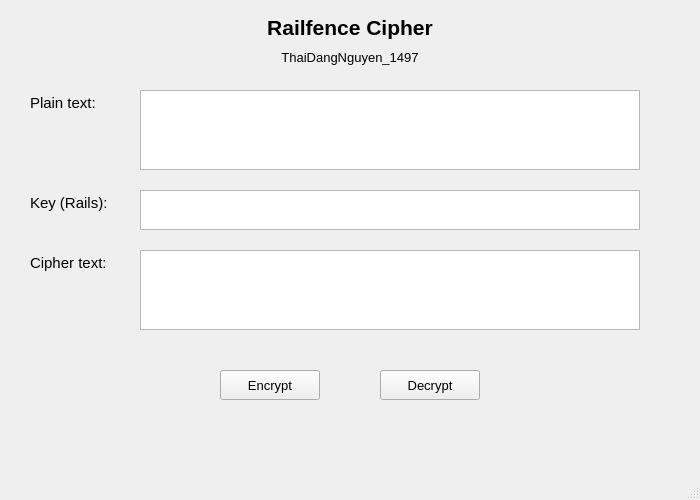
<?xml version="1.0" encoding="UTF-8"?>
<ui version="4.0">
 <class>MainWindow</class>
 <widget class="QMainWindow" name="MainWindow">
  <property name="geometry">
   <rect>
    <x>0</x>
    <y>0</y>
    <width>700</width>
    <height>500</height>
   </rect>
  </property>
  <property name="windowTitle">
   <string>Railfence Cipher</string>
  </property>
  <widget class="QWidget" name="centralwidget">
   <!-- Tiêu đề Railfence cipher -->
   <widget class="QLabel" name="label">
    <property name="geometry">
     <rect>
      <x>230</x>
      <y>10</y>
      <width>240</width>
      <height>35</height>
     </rect>
    </property>
    <property name="font">
     <font>
      <pointsize>16</pointsize>
      <weight>75</weight>
      <bold>true</bold>
     </font>
    </property>
    <property name="text">
     <string>Railfence Cipher</string>
    </property>
    <property name="alignment">
     <set>Qt::AlignCenter</set>
    </property>
   </widget>
   
   <!-- Label tên sinh viên -->
   <widget class="QLabel" name="label_name">
    <property name="geometry">
     <rect>
      <x>230</x>
      <y>45</y>
      <width>240</width>
      <height>25</height>
     </rect>
    </property>
    <property name="font">
     <font>
      <pointsize>10</pointsize>
     </font>
    </property>
    <property name="text">
     <string>ThaiDangNguyen_1497</string>
    </property>
    <property name="alignment">
     <set>Qt::AlignCenter</set>
    </property>
   </widget>
   
   <!-- Label Plain text -->
   <widget class="QLabel" name="label_2">
    <property name="geometry">
     <rect>
      <x>30</x>
      <y>90</y>
      <width>100</width>
      <height>25</height>
     </rect>
    </property>
    <property name="font">
     <font>
      <pointsize>11</pointsize>
     </font>
    </property>
    <property name="text">
     <string>Plain text:</string>
    </property>
   </widget>
   
   <!-- Ô nhập Plain text -->
   <widget class="QPlainTextEdit" name="plainTextEdit">
    <property name="geometry">
     <rect>
      <x>140</x>
      <y>90</y>
      <width>500</width>
      <height>80</height>
     </rect>
    </property>
    <property name="font">
     <font>
      <pointsize>10</pointsize>
     </font>
    </property>
   </widget>
   
   <!-- Label Key -->
   <widget class="QLabel" name="label_3">
    <property name="geometry">
     <rect>
      <x>30</x>
      <y>190</y>
      <width>100</width>
      <height>25</height>
     </rect>
    </property>
    <property name="font">
     <font>
      <pointsize>11</pointsize>
     </font>
    </property>
    <property name="text">
     <string>Key (Rails):</string>
    </property>
   </widget>
   
   <!-- Ô nhập Key (số hàng) -->
   <widget class="QPlainTextEdit" name="plainTextEdit_2">
    <property name="geometry">
     <rect>
      <x>140</x>
      <y>190</y>
      <width>500</width>
      <height>40</height>
     </rect>
    </property>
    <property name="font">
     <font>
      <pointsize>10</pointsize>
     </font>
    </property>
   </widget>
   
   <!-- Label Cipher text -->
   <widget class="QLabel" name="label_4">
    <property name="geometry">
     <rect>
      <x>30</x>
      <y>250</y>
      <width>100</width>
      <height>25</height>
     </rect>
    </property>
    <property name="font">
     <font>
      <pointsize>11</pointsize>
     </font>
    </property>
    <property name="text">
     <string>Cipher text:</string>
    </property>
   </widget>
   
   <!-- Ô hiển thị Cipher text -->
   <widget class="QPlainTextEdit" name="plainTextEdit_3">
    <property name="geometry">
     <rect>
      <x>140</x>
      <y>250</y>
      <width>500</width>
      <height>80</height>
     </rect>
    </property>
    <property name="font">
     <font>
      <pointsize>10</pointsize>
     </font>
    </property>
    <property name="readOnly">
     <bool>true</bool>
    </property>
   </widget>
   
   <!-- Nút Encrypt -->
   <widget class="QPushButton" name="pushButton">
    <property name="geometry">
     <rect>
      <x>220</x>
      <y>370</y>
      <width>100</width>
      <height>30</height>
     </rect>
    </property>
    <property name="font">
     <font>
      <pointsize>10</pointsize>
     </font>
    </property>
    <property name="text">
     <string>Encrypt</string>
    </property>
   </widget>
   
   <!-- Nút Decrypt -->
   <widget class="QPushButton" name="pushButton_2">
    <property name="geometry">
     <rect>
      <x>380</x>
      <y>370</y>
      <width>100</width>
      <height>30</height>
     </rect>
    </property>
    <property name="font">
     <font>
      <pointsize>10</pointsize>
     </font>
    </property>
    <property name="text">
     <string>Decrypt</string>
    </property>
   </widget>
  </widget>
  
  <widget class="QMenuBar" name="menubar">
   <property name="geometry">
    <rect>
     <x>0</x>
     <y>0</y>
     <width>700</width>
     <height>22</height>
    </rect>
   </property>
  </widget>
  
  <widget class="QStatusBar" name="statusbar"/>
 </widget>
 <resources/>
 <connections/>
</ui>
